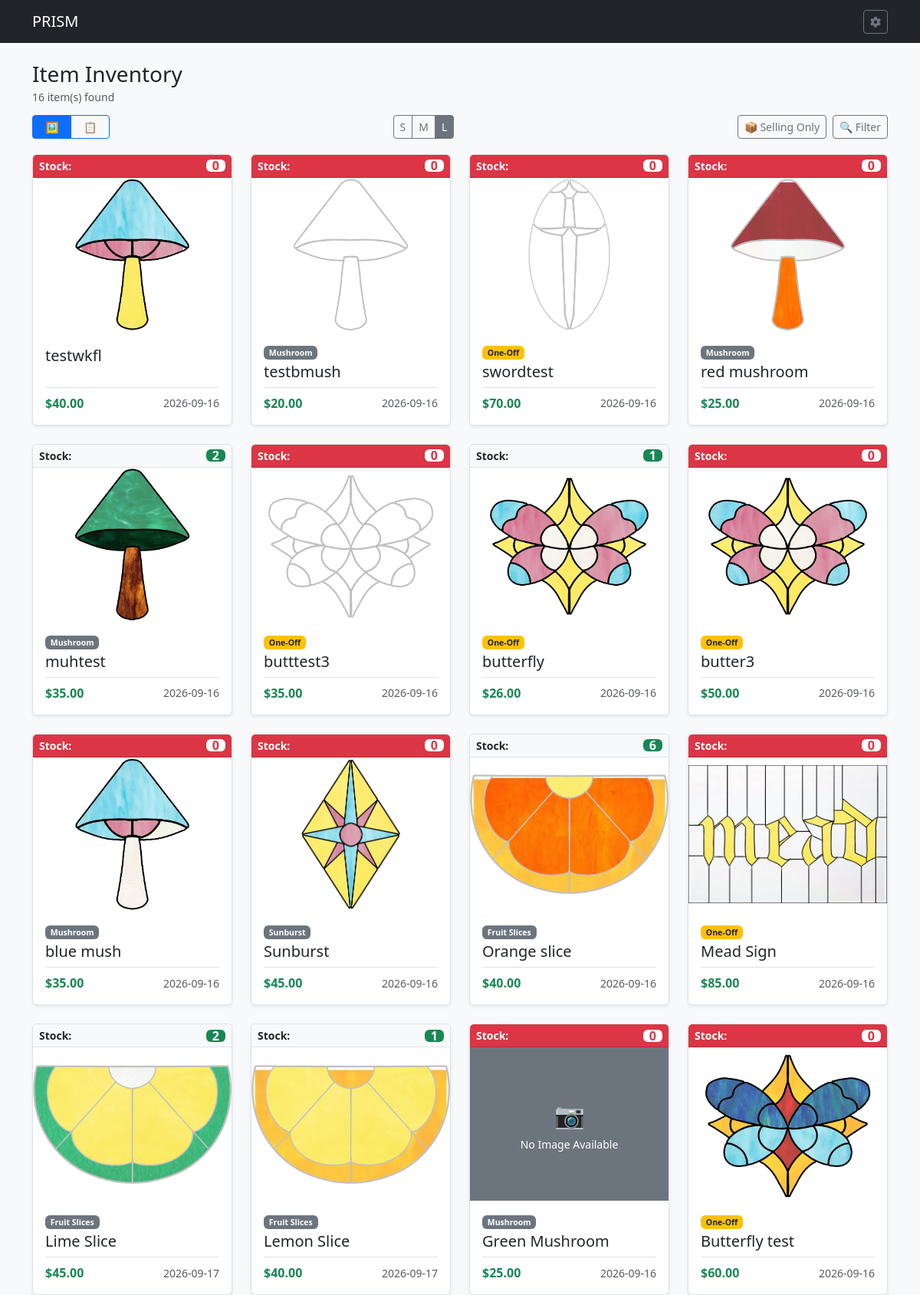
/item/inventory?sort_by=ITMNAME&order=desc&q=&itmgrp=&stock_filter=&stock_display=selling&is_active=1&oneoff=, run on the app's committed database.
### tables this page shows
CREATE TABLE ITM (

    ITEMID INTEGER PRIMARY KEY AUTOINCREMENT,	--Item ID
    ITMNAME TEXT,				--Item Name
    ITMIMG TEXT,				--Item Image
    ONEOFF INTEGER,				--One off Item
    VARIAT INTEGER,				--Is Variation Boolean
    ITMGRP TEXT,				--Item Group
    CURRENT INTEGER,				--Currently Being Sold Bool
    ITMPTRN TEXT,				--Item Pattern Image
    ITMSVG TEXT,				--Item SVG
    ITMNOTE TEXT,				--Item Notes
    ITMLEN TEXT,				--Item Length
    ITMWID TEXT,				--Item Width
    IMISLDR INTEGER,				--Item Solder IMI ID
    IMICAME INTEGER,				--Item CAME IMI ID
    IMIFOIL INTEGER,				--Item Foil IMI ID
    IMICHAIN INTEGER,				--Item Chain IMI ID
    IMIRING INTEGER,				--Item Ring IMI ID
    IMIWIRE INTEGER,				--Item Wire IMI ID
    PARENT INTEGER,				--Parent Item ID
    PATINA TEXT,				--Patina Type
    ISACTIVE INTEGER,				--Is Active Item

    FOREIGN KEY (ITMGRP) REFERENCES IGP(ITMGRP) ON DELETE SET NULL ON UPDATE CASCADE,
    FOREIGN KEY (IMISLDR) REFERENCES IMI(IMIID) ON DELETE SET NULL ON UPDATE CASCADE,
    FOREIGN KEY (IMICAME) REFERENCES IMI(IMIID) ON DELETE SET NULL ON UPDATE CASCADE,
    FOREIGN KEY (IMIFOIL) REFERENCES IMI(IMIID) ON DELETE SET NULL ON UPDATE CASCADE,
    FOREIGN KEY (IMICHAIN) REFERENCES IMI(IMIID) ON DELETE SET NULL ON UPDATE CASCADE,
    FOREIGN KEY (IMIRING) REFERENCES IMI(IMIID) ON DELETE SET NULL ON UPDATE CASCADE,
    FOREIGN KEY (IMIWIRE) REFERENCES IMI(IMIID) ON DELETE SET NULL ON UPDATE CASCADE,
    FOREIGN KEY (PATINA) REFERENCES PATINA(PATINA) ON DELETE SET NULL ON UPDATE CASCADE
);

CREATE TABLE IPC (
    ITEMID INTEGER,                           	--Item ID
    ITMPRICE NUMERIC,                         	--Item Price
    STDATE TEXT,                              	--Start Date
    ENDDATE TEXT,                             	--End Date

    FOREIGN KEY (ITEMID) REFERENCES ITM(ITEMID) ON DELETE CASCADE ON UPDATE CASCADE

);

### routes/item_routes.py (the view)
@item_bp.route('/item/inventory', methods=['GET'])
def item_inventory():
    db = get_db()
    sort_by = request.args.get('sort_by', 'ITMNAME')
    order = request.args.get('order', 'asc').lower()
    if order not in ['asc', 'desc']:
        order = 'asc'
    q = request.args.get('q', '').strip()
    itmgrp = request.args.get('itmgrp', '').strip()
    stock_filter = request.args.get('stock_filter', '').strip()
    stock_display_mode = request.args.get('stock_display', 'selling')  # Default to currently selling items
    is_active = request.args.get('is_active', '1').strip()
    oneoff = request.args.get('oneoff', '').strip()
    sql_sort_column = {
        'ITEMID': 'ITEMID',
        'ITMNAME': 'ITMNAME',
        'ITMGRP': 'ITMGRP',
        'CURRENT_STOCK': 'CURRENT_STOCK',
        'CURRENT': 'CURRENT',
        'LAST_UPDATED': 'LAST_UPDATED'
    }.get(sort_by, 'ITMNAME')
    where_clauses = []
    params = []
    if is_active != 'all':
        where_clauses.append("i.ISACTIVE = ?")
        params.append(1 if is_active == '1' else 0)
    if stock_display_mode == 'selling':
        where_clauses.append("i.CURRENT = 1")
    elif stock_display_mode == 'inactive_selling':
        where_clauses.append("i.CURRENT = 0")
    if q:
        where_clauses.append("(i.ITMNAME LIKE ? OR i.ITMNOTE LIKE ?)")
        params.extend([f"%{q}%", f"%{q}%"])
    if itmgrp:
        where_clauses.append("i.ITMGRP = ?")
        params.append(itmgrp)
    if oneoff:
        where_clauses.append("i.ONEOFF = ?")
        params.append(1 if oneoff == '1' else 0)
    where_sql = f"WHERE {' AND '.join(where_clauses)}" if where_clauses else ""
    stock_where_clauses = []
    if stock_filter == 'out':
        stock_where_clauses.append("CURRENT_STOCK = 0")
    elif stock_filter == 'in':
        stock_where_clauses.append("CURRENT_STOCK > 0")
    stock_where_sql = f"WHERE {' AND '.join(stock_where_clauses)}" if stock_where_clauses else ""
    query = f"""

        SELECT ITEMID, ITMNAME, ITMGRP, ITMLEN, ITMWID, ONEOFF, CURRENT,

               ITMIMG, ITMNOTE, ISACTIVE, ITMPRICE, CURRENT_STOCK, LAST_UPDATED

        FROM (

            SELECT ITEMID, ITMNAME, ITMGRP, ITMLEN, ITMWID, ONEOFF, CURRENT,

                   ITMIMG, ITMNOTE, ISACTIVE, ITMPRICE, CURRENT_STOCK, LAST_UPDATED

            FROM (

                SELECT i.ITEMID, i.ITMNAME, i.ITMGRP, i.ITMLEN, i.ITMWID, i.ONEOFF, i.CURRENT,

                       i.ITMIMG, i.ITMNOTE, i.ISACTIVE, p.ITMPRICE,

                       COALESCE((

                           SELECT ii.ITMSTOCK FROM ITMINV ii

                           WHERE ii.ITEMID = i.ITEMID

                           ORDER BY ii.TS DESC, ii.ITMTRNID DESC LIMIT 1

                       ), 0) AS CURRENT_STOCK,

                       (

                           SELECT ii.TS FROM ITMINV ii

                           WHERE ii.ITEMID = i.ITEMID

                           ORDER BY ii.TS DESC, ii.ITMTRNID DESC LIMIT 1

                       ) AS LAST_UPDATED

                FROM ITM i

                LEFT JOIN (

                    SELECT ITEMID, ITMPRICE

                    FROM IPC

                    WHERE ENDDATE IS NULL OR ENDDATE >= DATE('now')

                ) p ON i.ITEMID = p.ITEMID

                {where_sql}

            ) inner_sub

        ) sub

        {stock_where_sql}

        ORDER BY {sql_sort_column} {order.upper()}

    """
    inventory_items = db.execute(query, params).fetchall()
    groups = db.execute("SELECT DISTINCT ITMGRP FROM ITM WHERE ITMGRP IS NOT NULL AND ITMGRP != '' ORDER BY ITMGRP ASC").fetchall()
    return render_template(
        'item_inventory.html',
        inventory_items=inventory_items,
        groups=groups,
        current_sort=sort_by,
        current_order=order,
        today_date=date.today().isoformat(),
        filters={
            'q': q,
            'itmgrp': itmgrp,
            'stock_filter': stock_filter,
            'stock_display': stock_display_mode,
            'is_active': is_active,
            'oneoff': oneoff
        }
    )

### app.py (called while the page is built)
def get_db():
    conn = sqlite3.connect(DATABASE)
    conn.row_factory = sqlite3.Row
    conn.execute("PRAGMA foreign_keys = ON;")
    return conn

### routes/item_routes.py (called while the page is built)
def get_db():
    from __main__ import get_db
    return get_db()

### templates/item_inventory.html (shortened to what this page needs)
{% extends 'base.html' %}
{% block content %}
<div class="mb-2">
    <h2 class="mb-0 fs-3">Item Inventory</h2>
    <small class="text-muted">{{ inventory_items|length }} item(s) found</small>
</div>
<div class="d-flex justify-content-between align-items-center mb-3 flex-nowrap overflow-x-auto gap-3 py-1">
    <div class="btn-group btn-group-sm flex-shrink-0" role="group" aria-label="Layout View Toggle">
        <button type="button" id="btnViewVisual" class="btn btn-outline-primary active px-3" onclick="switchViewMode('visual')" title="Visual Gallery View">
            🖼️
        </button>
        <button type="button" id="btnViewList" class="btn btn-outline-primary px-3" onclick="switchViewMode('list')" title="Compact List View">
            📋
        </button>
    </div>
    <div id="sizeToggleWrapper" class="btn-group btn-group-sm flex-shrink-0" role="group" aria-label="Card Size Toggle">
        <label class="btn btn-outline-secondary" for="sizeS">S</label>
        <label class="btn btn-outline-secondary" for="sizeM">M</label>
        <label class="btn btn-outline-secondary" for="sizeL">L</label>
    </div>
    <div class="d-flex align-items-center gap-2 flex-shrink-0">
        {% set stock_mode = filters.stock_display | default('selling') %}
        <button type="button" id="stockDisplayToggleBtn" class="btn btn-outline-secondary btn-sm text-nowrap" onclick="cycleStockDisplay()" title="Cycle stock status">
            📦 <span class="d-none d-md-inline">
                {% if stock_mode == 'selling' %}Selling Only
                {% elif stock_mode == 'all' %}Show All
                {% else %}Inactive/Other{% endif %}
            </span>
        </button>
        <button type="button" class="btn btn-outline-secondary btn-sm text-nowrap" data-bs-toggle="modal" data-bs-target="#filterModal">
            🔍 Filter
        </button>
    </div>
</div>
<div id="visualViewContainer">
    <div id="inventoryGridContainer" class="row row-cols-1 g-3 size-l">
        {% for item in inventory_items %}
        {% set stock = item.CURRENT_STOCK if item.CURRENT_STOCK is not none else 0 %}
        {% set img_src = item.ITMIMG %}
        {% if img_src %}
            {% if not img_src.startswith('http') and not img_src.startswith('/') and not img_src.startswith('static/') %}
                {% set img_src = 'static/' + img_src %}
            {% endif %}
        {% endif %}
        <div class="col">
            <div class="card h-100 shadow-sm border position-relative">
                <div class="card-header py-1 px-2 d-flex justify-content-between align-items-center
                    {% if stock <= 0 %}bg-danger text-white{% else %}bg-light text-dark border-bottom{% endif %}">
                    <span class="small fw-bold">Stock:</span>
                    <span class="badge {% if stock <= 0 %}bg-white text-danger{% else %}bg-success text-white{% endif %} fs-6 px-2 py-0">
                        {{ stock }}
                    </span>
                </div>
                <div class="text-center overflow-hidden position-relative card-img-container">
                    {% if img_src %}
                        {% set resolved_img_url = url_for('static', filename=img_src.replace('static/', '')) if img_src.startswith('static/') else img_src %}
                        <a href="javascript:void(0);" data-bs-toggle="modal" data-bs-target="#imagePreviewModal"
                           data-imgsrc="{{ resolved_img_url }}" data-itemname="{{ item.ITMNAME }}">
                            <img src="{{ resolved_img_url }}" class="w-100 h-100" style="object-fit: contain; transition: transform 0.2s;" alt="{{ item.ITMNAME }}"
                                 onmouseover="this.style.transform='scale(1.02)';" onmouseout="this.style.transform='scale(1.00)';">
                        </a>
                    {% else %}
                        <div class="w-100 h-100 d-flex flex-column align-items-center justify-content-center bg-secondary text-white">
                            <span style="font-size: 2rem;">📷</span>
                            <small class="mt-1">No Image Available</small>
                        </div>
                    {% endif %}
                </div>
                <div class="card-body d-flex flex-column">
                    <div class="mb-1 text-muted small">
                        {% if item.ITMGRP %}<span class="badge bg-secondary">{{ item.ITMGRP }}</span>{% endif %}
                        {% if item.ONEOFF %}<span class="badge bg-warning text-dark">One-Off</span>{% endif %}
                    </div>
                    <h5 class="card-title mb-2">
                        <a href="{{ url_for('item_bp.item_detail', item_id=item.ITEMID) }}" class="text-decoration-none text-dark stretched-link">
                            {{ item.ITMNAME }}
                        </a>
                    </h5>
                    <div class="mt-auto pt-2 border-top d-flex justify-content-between align-items-center">
                        <span class="fw-bold text-success">
                            {% if item.ITMPRICE %}${{ "%.2f"|format(item.ITMPRICE) }}{% else %}—{% endif %}
                        </span>
                        <span class="text-muted small">
                            {% if item.LAST_UPDATED %}{{ item.LAST_UPDATED.split('T')[0].split(' ')[0] }}{% else %}Never{% endif %}
                        </span>
                    </div>
                </div>
            </div>
        </div>
        {% endfor %}
    </div>
</div>
{% endblock %}

### templates/item_inventory.html (style rules this page uses)
#inventoryGridContainer.size-l { --img-height: 200px; font-size: 1rem; }
#inventoryGridContainer.size-l .card-body { padding: 1rem; }
#inventoryGridContainer.size-l .card-title { font-size: 1.25rem; margin-bottom: 0.5rem !important; }
#inventoryGridContainer .card-img-container { height: var(--img-height, 200px); transition: height 0.2s ease-in-out; }

### data on the page
ITM: ONEOFF "0", ITMNAME (picture), ITMNAME "testwkfl", ITMPRICE "40.00", LAST_UPDATED "2026-09-16"
IPC: stock "0", ITMNAME (picture), ITMGRP "Mushroom", ITMNAME "testbmush", ITMPRICE "20.00", LAST_UPDATED "2026-09-16"
IPC: stock "0", ITMNAME (picture), shows "One-Off", ITMNAME "swordtest", ITMPRICE "70.00", LAST_UPDATED "2026-09-16"
ITM: ONEOFF "0", shows a picture, ITMGRP "Mushroom", ITMNAME "red mushroom", ITMPRICE "25.00", LAST_UPDATED "2026-09-16"
ITM: stock "2", ITMNAME (picture), ITMGRP "Mushroom", ITMNAME "muhtest", ITMPRICE "35.00", LAST_UPDATED "2026-09-16"
ITM: stock "0", ITMNAME (picture), ONEOFF "One-Off", ITMNAME "butttest3", ITMPRICE "35.00", LAST_UPDATED "2026-09-16"
IPC: ITEMID "1", ITMNAME (picture), shows "One-Off", ITMNAME "butterfly", ITMPRICE "26.00", LAST_UPDATED "2026-09-16"
IPC: stock "0", ITMNAME (picture), shows "One-Off", ITMNAME "butter3", ITMPRICE "50.00", LAST_UPDATED "2026-09-16"
ITM: ONEOFF "0", shows a picture, ITMGRP "Mushroom", ITMNAME "blue mush", ITMPRICE "35.00", LAST_UPDATED "2026-09-16"
ITM: ONEOFF "0", ITMNAME (picture), ITMGRP "Sunburst", ITMNAME "Sunburst", ITMPRICE "45.00", LAST_UPDATED "2026-09-16"
ITM: stock "6", shows a picture, ITMGRP "Fruit Slices", ITMNAME "Orange slice", ITMPRICE "40.00", LAST_UPDATED "2026-09-16"
IPC: stock "0", shows a picture, shows "One-Off", ITMNAME "Mead Sign", ITMPRICE "85.00", LAST_UPDATED "2026-09-16"
ITM: stock "2", shows a picture, ITMGRP "Fruit Slices", ITMNAME "Lime Slice", ITMPRICE "45.00", LAST_UPDATED "2026-09-17"
ITM: stock "1", shows a picture, ITMGRP "Fruit Slices", ITMNAME "Lemon Slice", ITMPRICE "40.00", LAST_UPDATED "2026-09-17"
ITM: ONEOFF "0", shows "No Image Available", ITMGRP "Mushroom", ITMNAME "Green Mushroom", ITMPRICE "25.00", LAST_UPDATED "2026-09-16"
IPC: stock "0", shows a picture, shows "One-Off", ITMNAME "Butterfly test", ITMPRICE "60.00", LAST_UPDATED "2026-09-16"

### other printed values
{{ inventory_items|length }} "16"
